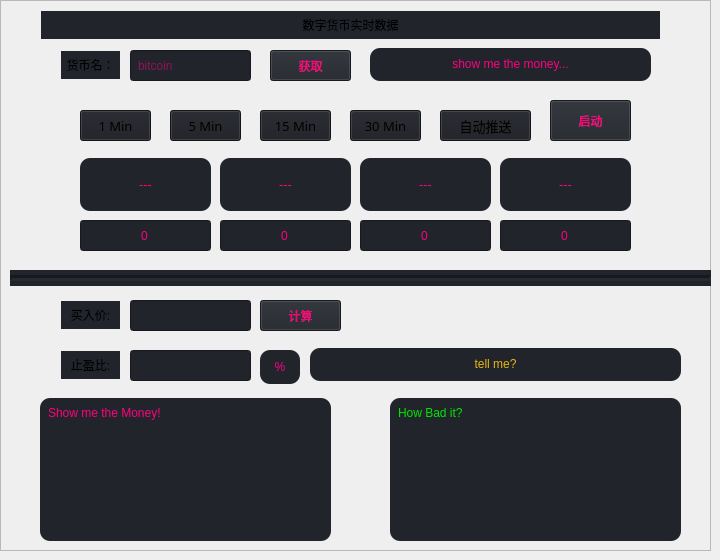
                  <widget class="QWidget" name="page_coin">
                   <widget class="QFrame" name="frame_13">
                    <property name="geometry">
                     <rect>
                      <x>0</x>
                      <y>0</y>
                      <width>711</width>
                      <height>551</height>
                     </rect>
                    </property>
                    <property name="frameShape">
                     <enum>QFrame::StyledPanel</enum>
                    </property>
                    <property name="frameShadow">
                     <enum>QFrame::Raised</enum>
                    </property>
                    <widget class="QLabel" name="label_12">
                     <property name="geometry">
                      <rect>
                       <x>40</x>
                       <y>10</y>
                       <width>621</width>
                       <height>30</height>
                      </rect>
                     </property>
                     <property name="maximumSize">
                      <size>
                       <width>16777215</width>
                       <height>30</height>
                      </size>
                     </property>
                     <property name="styleSheet">
                      <string notr="true">background-color: rgb(33, 37, 43);
margin:1px;</string>
                     </property>
                     <property name="text">
                      <string>数字货币实时数据</string>
                     </property>
                     <property name="alignment">
                      <set>Qt::AlignCenter</set>
                     </property>
                    </widget>
                    <widget class="QLineEdit" name="lineEdit_coinName">
                     <property name="geometry">
                      <rect>
                       <x>130</x>
                       <y>50</y>
                       <width>121</width>
                       <height>31</height>
                      </rect>
                     </property>
                     <property name="styleSheet">
                      <string notr="true">background-color: rgb(33, 37, 43);
padding: 5px;
color: rgb(255, 0, 127);</string>
                     </property>
                     <property name="inputMask">
                      <string/>
                     </property>
                     <property name="placeholderText">
                      <string>bitcoin</string>
                     </property>
                    </widget>
                    <widget class="QLabel" name="label_14">
                     <property name="geometry">
                      <rect>
                       <x>60</x>
                       <y>50</y>
                       <width>61</width>
                       <height>30</height>
                      </rect>
                     </property>
                     <property name="maximumSize">
                      <size>
                       <width>16777215</width>
                       <height>30</height>
                      </size>
                     </property>
                     <property name="styleSheet">
                      <string notr="true">background-color: rgb(33, 37, 43);
margin:1px;</string>
                     </property>
                     <property name="text">
                      <string>货币名：</string>
                     </property>
                     <property name="alignment">
                      <set>Qt::AlignCenter</set>
                     </property>
                    </widget>
                    <widget class="QPushButton" name="pushButton_getRealPrice">
                     <property name="geometry">
                      <rect>
                       <x>270</x>
                       <y>50</y>
                       <width>81</width>
                       <height>31</height>
                      </rect>
                     </property>
                     <property name="styleSheet">
                      <string notr="true">background-color: rgb(33, 37, 43);
padding: 5px;
color: rgb(255, 0, 127);</string>
                     </property>
                     <property name="text">
                      <string>获取</string>
                     </property>
                    </widget>
                    <widget class="QLabel" name="label_coinRealPrice">
                     <property name="geometry">
                      <rect>
                       <x>370</x>
                       <y>40</y>
                       <width>281</width>
                       <height>41</height>
                      </rect>
                     </property>
                     <property name="styleSheet">
                      <string notr="true">background-color: rgb(33, 37, 43);
border-radius: 10px;
padding: 5px;
padding-bottom: 7px;
margin-top: 8px;
color: rgb(255, 0, 127);</string>
                     </property>
                     <property name="text">
                      <string>show me the money...</string>
                     </property>
                     <property name="alignment">
                      <set>Qt::AlignCenter</set>
                     </property>
                    </widget>
                    <widget class="QLineEdit" name="lineEdit_coinPrice">
                     <property name="geometry">
                      <rect>
                       <x>130</x>
                       <y>300</y>
                       <width>121</width>
                       <height>31</height>
                      </rect>
                     </property>
                     <property name="styleSheet">
                      <string notr="true">background-color: rgb(33, 37, 43);
padding: 5px;
color: rgb(255, 0, 127);</string>
                     </property>
                    </widget>
                    <widget class="QLabel" name="label_25">
                     <property name="geometry">
                      <rect>
                       <x>60</x>
                       <y>300</y>
                       <width>61</width>
                       <height>30</height>
                      </rect>
                     </property>
                     <property name="maximumSize">
                      <size>
                       <width>16777215</width>
                       <height>30</height>
                      </size>
                     </property>
                     <property name="styleSheet">
                      <string notr="true">background-color: rgb(33, 37, 43);
margin:1px;</string>
                     </property>
                     <property name="text">
                      <string>买入价:</string>
                     </property>
                     <property name="alignment">
                      <set>Qt::AlignCenter</set>
                     </property>
                    </widget>
                    <widget class="Line" name="line">
                     <property name="geometry">
                      <rect>
                       <x>10</x>
                       <y>270</y>
                       <width>701</width>
                       <height>16</height>
                      </rect>
                     </property>
                     <property name="styleSheet">
                      <string notr="true">background-color: rgb(33, 37, 43);
color: rgb(255, 0, 127);</string>
                     </property>
                     <property name="lineWidth">
                      <number>3</number>
                     </property>
                     <property name="orientation">
                      <enum>Qt::Horizontal</enum>
                     </property>
                    </widget>
                    <widget class="QLabel" name="label_moneyGetGood">
                     <property name="geometry">
                      <rect>
                       <x>40</x>
                       <y>390</y>
                       <width>291</width>
                       <height>151</height>
                      </rect>
                     </property>
                     <property name="styleSheet">
                      <string notr="true">background-color: rgb(33, 37, 43);
border-radius: 10px;
padding: 5px;
padding-bottom: 7px;
margin-top: 8px;
color: rgb(255, 0, 127);</string>
                     </property>
                     <property name="text">
                      <string>Show me the Money!</string>
                     </property>
                     <property name="alignment">
                      <set>Qt::AlignLeading|Qt::AlignLeft|Qt::AlignTop</set>
                     </property>
                    </widget>
                    <widget class="QLineEdit" name="lineEdit_profit_loss">
                     <property name="geometry">
                      <rect>
                       <x>130</x>
                       <y>350</y>
                       <width>121</width>
                       <height>31</height>
                      </rect>
                     </property>
                     <property name="styleSheet">
                      <string notr="true">background-color: rgb(33, 37, 43);
padding: 5px;
color: rgb(255, 0, 127);</string>
                     </property>
                     <property name="text">
                      <string/>
                     </property>
                    </widget>
                    <widget class="QLabel" name="label_26">
                     <property name="geometry">
                      <rect>
                       <x>60</x>
                       <y>350</y>
                       <width>61</width>
                       <height>30</height>
                      </rect>
                     </property>
                     <property name="maximumSize">
                      <size>
                       <width>16777215</width>
                       <height>30</height>
                      </size>
                     </property>
                     <property name="styleSheet">
                      <string notr="true">background-color: rgb(33, 37, 43);
margin:1px;</string>
                     </property>
                     <property name="text">
                      <string>止盈比:</string>
                     </property>
                     <property name="alignment">
                      <set>Qt::AlignCenter</set>
                     </property>
                    </widget>
                    <widget class="QLabel" name="label_systemTime_4">
                     <property name="geometry">
                      <rect>
                       <x>260</x>
                       <y>350</y>
                       <width>40</width>
                       <height>34</height>
                      </rect>
                     </property>
                     <property name="styleSheet">
                      <string notr="true">background-color: rgb(33, 37, 43);
border-radius: 10px;
color: rgb(255, 0, 127);</string>
                     </property>
                     <property name="text">
                      <string>%</string>
                     </property>
                     <property name="alignment">
                      <set>Qt::AlignCenter</set>
                     </property>
                    </widget>
                    <widget class="QPushButton" name="pushButton_clcMoney">
                     <property name="geometry">
                      <rect>
                       <x>260</x>
                       <y>300</y>
                       <width>81</width>
                       <height>31</height>
                      </rect>
                     </property>
                     <property name="styleSheet">
                      <string notr="true">background-color: rgb(33, 37, 43);
padding: 5px;
color: rgb(255, 0, 127);</string>
                     </property>
                     <property name="text">
                      <string>计算</string>
                     </property>
                    </widget>
                    <widget class="QLabel" name="label_moneyGetBad">
                     <property name="geometry">
                      <rect>
                       <x>390</x>
                       <y>390</y>
                       <width>291</width>
                       <height>151</height>
                      </rect>
                     </property>
                     <property name="styleSheet">
                      <string notr="true">background-color: rgb(33, 37, 43);
border-radius: 10px;
padding: 5px;
padding-bottom: 7px;
margin-top: 8px;
color: rgb(0, 229, 0);</string>
                     </property>
                     <property name="text">
                      <string>How Bad it?</string>
                     </property>
                     <property name="alignment">
                      <set>Qt::AlignLeading|Qt::AlignLeft|Qt::AlignTop</set>
                     </property>
                    </widget>
                    <widget class="QLabel" name="label_showPrice1">
                     <property name="geometry">
                      <rect>
                       <x>80</x>
                       <y>150</y>
                       <width>131</width>
                       <height>61</height>
                      </rect>
                     </property>
                     <property name="font">
                      <font>
                       <family>Arial Unicode MS</family>
                       <pointsize>10</pointsize>
                      </font>
                     </property>
                     <property name="styleSheet">
                      <string notr="true">background-color: rgb(33, 37, 43);
border-radius: 10px;
padding: 5px;
padding-bottom: 7px;
margin-top: 8px;
color: rgb(255, 0, 127);</string>
                     </property>
                     <property name="text">
                      <string>---</string>
                     </property>
                     <property name="alignment">
                      <set>Qt::AlignCenter</set>
                     </property>
                    </widget>
                    <widget class="QLabel" name="label_showPrice2">
                     <property name="geometry">
                      <rect>
                       <x>220</x>
                       <y>150</y>
                       <width>131</width>
                       <height>61</height>
                      </rect>
                     </property>
                     <property name="font">
                      <font>
                       <family>Arial Unicode MS</family>
                       <pointsize>10</pointsize>
                      </font>
                     </property>
                     <property name="styleSheet">
                      <string notr="true">background-color: rgb(33, 37, 43);
border-radius: 10px;
padding: 5px;
padding-bottom: 7px;
margin-top: 8px;
color: rgb(255, 0, 127);</string>
                     </property>
                     <property name="text">
                      <string>---</string>
                     </property>
                     <property name="alignment">
                      <set>Qt::AlignCenter</set>
                     </property>
                    </widget>
                    <widget class="QLabel" name="label_showPrice4">
                     <property name="geometry">
                      <rect>
                       <x>500</x>
                       <y>150</y>
                       <width>131</width>
                       <height>61</height>
                      </rect>
                     </property>
                     <property name="font">
                      <font>
                       <family>Arial Unicode MS</family>
                       <pointsize>10</pointsize>
                      </font>
                     </property>
                     <property name="styleSheet">
                      <string notr="true">background-color: rgb(33, 37, 43);
border-radius: 10px;
padding: 5px;
padding-bottom: 7px;
margin-top: 8px;
color: rgb(255, 0, 127);</string>
                     </property>
                     <property name="text">
                      <string>---</string>
                     </property>
                     <property name="alignment">
                      <set>Qt::AlignCenter</set>
                     </property>
                    </widget>
                    <widget class="QLabel" name="label_showPrice3">
                     <property name="geometry">
                      <rect>
                       <x>360</x>
                       <y>150</y>
                       <width>131</width>
                       <height>61</height>
                      </rect>
                     </property>
                     <property name="font">
                      <font>
                       <family>Arial Unicode MS</family>
                       <pointsize>10</pointsize>
                      </font>
                     </property>
                     <property name="styleSheet">
                      <string notr="true">background-color: rgb(33, 37, 43);
border-radius: 10px;
padding: 5px;
padding-bottom: 7px;
margin-top: 8px;
color: rgb(255, 0, 127);</string>
                     </property>
                     <property name="text">
                      <string>---</string>
                     </property>
                     <property name="alignment">
                      <set>Qt::AlignCenter</set>
                     </property>
                    </widget>
                    <widget class="QPushButton" name="pushButton_startAutoGet">
                     <property name="geometry">
                      <rect>
                       <x>550</x>
                       <y>100</y>
                       <width>81</width>
                       <height>41</height>
                      </rect>
                     </property>
                     <property name="styleSheet">
                      <string notr="true">background-color: rgb(33, 37, 43);
padding: 5px;
color: rgb(255, 0, 127);</string>
                     </property>
                     <property name="text">
                      <string>启动</string>
                     </property>
                    </widget>
                    <widget class="QPushButton" name="pushButton_AutoGet_1M">
                     <property name="geometry">
                      <rect>
                       <x>80</x>
                       <y>110</y>
                       <width>71</width>
                       <height>31</height>
                      </rect>
                     </property>
                     <property name="sizePolicy">
                      <sizepolicy hsizetype="Minimum" vsizetype="Fixed">
                       <horstretch>0</horstretch>
                       <verstretch>0</verstretch>
                      </sizepolicy>
                     </property>
                     <property name="minimumSize">
                      <size>
                       <width>0</width>
                       <height>0</height>
                      </size>
                     </property>
                     <property name="maximumSize">
                      <size>
                       <width>16777215</width>
                       <height>16777215</height>
                      </size>
                     </property>
                     <property name="font">
                      <font>
                       <family>6809chargen</family>
                       <pointsize>10</pointsize>
                      </font>
                     </property>
                     <property name="styleSheet">
                      <string notr="true">QPushButton {
	background-color: rgb(27, 29, 35);
}

QPushButton:hover {
	background-color: rgb(33, 37, 43);
}
QPushButton:pressed {	
	background-color: rgb(85, 170, 255);
}</string>
                     </property>
                     <property name="text">
                      <string>1 Min</string>
                     </property>
                    </widget>
                    <widget class="QPushButton" name="pushButton_AutoGet_5M">
                     <property name="geometry">
                      <rect>
                       <x>170</x>
                       <y>110</y>
                       <width>71</width>
                       <height>31</height>
                      </rect>
                     </property>
                     <property name="sizePolicy">
                      <sizepolicy hsizetype="Minimum" vsizetype="Fixed">
                       <horstretch>0</horstretch>
                       <verstretch>0</verstretch>
                      </sizepolicy>
                     </property>
                     <property name="minimumSize">
                      <size>
                       <width>0</width>
                       <height>0</height>
                      </size>
                     </property>
                     <property name="maximumSize">
                      <size>
                       <width>16777215</width>
                       <height>16777215</height>
                      </size>
                     </property>
                     <property name="font">
                      <font>
                       <family>6809chargen</family>
                       <pointsize>10</pointsize>
                      </font>
                     </property>
                     <property name="styleSheet">
                      <string notr="true">QPushButton {
	background-color: rgb(27, 29, 35);
}

QPushButton:hover {
	background-color: rgb(33, 37, 43);
}
QPushButton:pressed {	
	background-color: rgb(85, 170, 255);
}</string>
                     </property>
                     <property name="text">
                      <string>5 Min</string>
                     </property>
                    </widget>
                    <widget class="QPushButton" name="pushButton_AutoGet_15M">
                     <property name="geometry">
                      <rect>
                       <x>260</x>
                       <y>110</y>
                       <width>71</width>
                       <height>31</height>
                      </rect>
                     </property>
                     <property name="sizePolicy">
                      <sizepolicy hsizetype="Minimum" vsizetype="Fixed">
                       <horstretch>0</horstretch>
                       <verstretch>0</verstretch>
                      </sizepolicy>
                     </property>
                     <property name="minimumSize">
                      <size>
                       <width>0</width>
                       <height>0</height>
                      </size>
                     </property>
                     <property name="maximumSize">
                      <size>
                       <width>16777215</width>
                       <height>16777215</height>
                      </size>
                     </property>
                     <property name="font">
                      <font>
                       <family>6809chargen</family>
                       <pointsize>10</pointsize>
                      </font>
                     </property>
                     <property name="styleSheet">
                      <string notr="true">QPushButton {
	background-color: rgb(27, 29, 35);
}

QPushButton:hover {
	background-color: rgb(33, 37, 43);
}
QPushButton:pressed {	
	background-color: rgb(85, 170, 255);
}</string>
                     </property>
                     <property name="text">
                      <string>15 Min</string>
                     </property>
                    </widget>
                    <widget class="QPushButton" name="pushButton_AutoGet_30M">
                     <property name="geometry">
                      <rect>
                       <x>350</x>
                       <y>110</y>
                       <width>71</width>
                       <height>31</height>
                      </rect>
                     </property>
                     <property name="sizePolicy">
                      <sizepolicy hsizetype="Minimum" vsizetype="Fixed">
                       <horstretch>0</horstretch>
                       <verstretch>0</verstretch>
                      </sizepolicy>
                     </property>
                     <property name="minimumSize">
                      <size>
                       <width>0</width>
                       <height>0</height>
                      </size>
                     </property>
                     <property name="maximumSize">
                      <size>
                       <width>16777215</width>
                       <height>16777215</height>
                      </size>
                     </property>
                     <property name="font">
                      <font>
                       <family>6809chargen</family>
                       <pointsize>10</pointsize>
                      </font>
                     </property>
                     <property name="styleSheet">
                      <string notr="true">QPushButton {
	background-color: rgb(27, 29, 35);
}

QPushButton:hover {
	background-color: rgb(33, 37, 43);
}
QPushButton:pressed {	
	background-color: rgb(85, 170, 255);
}</string>
                     </property>
                     <property name="text">
                      <string>30 Min</string>
                     </property>
                    </widget>
                    <widget class="QPushButton" name="pushButton_AutoGet_Flag">
                     <property name="geometry">
                      <rect>
                       <x>440</x>
                       <y>110</y>
                       <width>91</width>
                       <height>31</height>
                      </rect>
                     </property>
                     <property name="sizePolicy">
                      <sizepolicy hsizetype="Minimum" vsizetype="Fixed">
                       <horstretch>0</horstretch>
                       <verstretch>0</verstretch>
                      </sizepolicy>
                     </property>
                     <property name="minimumSize">
                      <size>
                       <width>0</width>
                       <height>0</height>
                      </size>
                     </property>
                     <property name="maximumSize">
                      <size>
                       <width>16777215</width>
                       <height>16777215</height>
                      </size>
                     </property>
                     <property name="font">
                      <font>
                       <family>6809chargen</family>
                       <pointsize>10</pointsize>
                      </font>
                     </property>
                     <property name="styleSheet">
                      <string notr="true">QPushButton {
	background-color: rgb(27, 29, 35);
}

QPushButton:hover {
	background-color: rgb(33, 37, 43);
}
QPushButton:pressed {	
	background-color: rgb(85, 170, 255);
}</string>
                     </property>
                     <property name="text">
                      <string>自动推送</string>
                     </property>
                    </widget>
                    <widget class="QLabel" name="label_profit_loss">
                     <property name="geometry">
                      <rect>
                       <x>310</x>
                       <y>340</y>
                       <width>371</width>
                       <height>41</height>
                      </rect>
                     </property>
                     <property name="styleSheet">
                      <string notr="true">background-color: rgb(33, 37, 43);
border-radius: 10px;
padding: 5px;
padding-bottom: 7px;
margin-top: 8px;
color: rgb(233, 182, 17);</string>
                     </property>
                     <property name="text">
                      <string>tell me?</string>
                     </property>
                     <property name="alignment">
                      <set>Qt::AlignCenter</set>
                     </property>
                    </widget>
                    <widget class="QLineEdit" name="lineEdit_coinPrice_compare3">
                     <property name="geometry">
                      <rect>
                       <x>360</x>
                       <y>220</y>
                       <width>131</width>
                       <height>31</height>
                      </rect>
                     </property>
                     <property name="styleSheet">
                      <string notr="true">background-color: rgb(33, 37, 43);
padding: 5px;
color: rgb(255, 0, 127);</string>
                     </property>
                     <property name="text">
                      <string>0</string>
                     </property>
                     <property name="alignment">
                      <set>Qt::AlignCenter</set>
                     </property>
                    </widget>
                    <widget class="QLineEdit" name="lineEdit_coinPrice_compare1">
                     <property name="geometry">
                      <rect>
                       <x>80</x>
                       <y>220</y>
                       <width>131</width>
                       <height>31</height>
                      </rect>
                     </property>
                     <property name="styleSheet">
                      <string notr="true">background-color: rgb(33, 37, 43);
padding: 5px;
color: rgb(255, 0, 127);</string>
                     </property>
                     <property name="text">
                      <string>0</string>
                     </property>
                     <property name="alignment">
                      <set>Qt::AlignCenter</set>
                     </property>
                    </widget>
                    <widget class="QLineEdit" name="lineEdit_coinPrice_compare2">
                     <property name="geometry">
                      <rect>
                       <x>220</x>
                       <y>220</y>
                       <width>131</width>
                       <height>31</height>
                      </rect>
                     </property>
                     <property name="styleSheet">
                      <string notr="true">background-color: rgb(33, 37, 43);
padding: 5px;
color: rgb(255, 0, 127);</string>
                     </property>
                     <property name="text">
                      <string>0</string>
                     </property>
                     <property name="alignment">
                      <set>Qt::AlignCenter</set>
                     </property>
                    </widget>
                    <widget class="QLineEdit" name="lineEdit_coinPrice_compare4">
                     <property name="geometry">
                      <rect>
                       <x>500</x>
                       <y>220</y>
                       <width>131</width>
                       <height>31</height>
                      </rect>
                     </property>
                     <property name="styleSheet">
                      <string notr="true">background-color: rgb(33, 37, 43);
padding: 5px;
color: rgb(255, 0, 127);</string>
                     </property>
                     <property name="text">
                      <string>0</string>
                     </property>
                     <property name="alignment">
                      <set>Qt::AlignCenter</set>
                     </property>
                    </widget>
                   </widget>
                  </widget>
